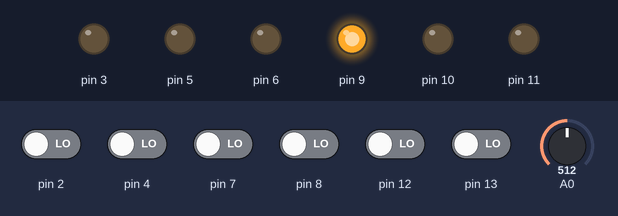
A sketch run on a simulated Arduino Uno, built with avr-gcc and run on an emulated ATmega328P. Parts: output pins drawn as LEDs (lit = HIGH). The test bench sets the inputs (shaded band); at power-on: pin 2, pin 4, pin 7, pin 8, pin 12, pin 13 LOW, A0 = 512. What the sketch prints to the serial monitor is not drawn.

Above: at 1.2 s.
1.3 s: A0 set to 900
2.8 s: A0 set to 0
Timing chart, 0 to 5.8 s (numbered marks = the images above; inputs shaded):
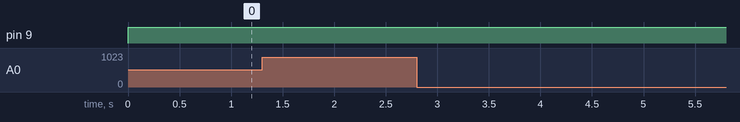

Measured:
- after the input at 1.3 s, every drawn part: stays the same
- after the input at 2.8 s, every drawn part: stays the same

The sketch:

PID_ControllerDevelopment.ino
```cpp
// PID_ControllerDevelopment.ino
// DHBW Mosbach
// Mechatronische Systeme 4
// Dr.-Ing. Vanessa Romero Segovia
// MT17B Gruppe 3 (Sarah Plieninger, Fabian Redaoui, Raphael Kuttruf)

#include "Defines.h" // Check this File before Compiling !
#include "ArduinoIO.h"
#include "Serial_SimulinkInterface.h"
#include "LevelProcess.h"

void setup()
{
  Serial.begin(115200); // start serial connection
}

void loop()
{
  Serial.print(VERSION);
  Serial_SimulinkInterface Interface;
  LevelProcess WaterLevelProcess;
  WaterLevelProcess.SetOperatingFrequency(OPERATING_FREQUENCY);

  // CYCLIC EXECUTION
  while (true)
  {
    WaterLevelProcess.Timer.PrintCycleRuntime_ms();
    Interface.RecieveSerial();
    //Interface.MirrorRecievedSerial();
    Interface.DeserializeControlSample(WaterLevelProcess.Control);

    WaterLevelProcess.Run();

    Interface.SerializeDataSample(WaterLevelProcess.Data);
    Interface.PrintInstanceState();
    Interface.SendSerial();
  }
}

/*
unsigned long runtime = 0;
unsigned long cycletime = 0;
void PrintCycleRuntime()
{
  // Just to see if the wanted operating frequency can be reached
  cycletime = runtime;
  runtime = millis();
  cycletime = runtime - cycletime;
  Serial.print("\n\nCycletime: ");
  Serial.print(cycletime);
  Serial.print(" [ms]\n");
}
*/
```

ADC_10B.cpp
```cpp
#include "ADC_10B.h"

ADC_10B::ADC_10B(const uint8_t pinNr)
{
	PinNr = pinNr;
	AnalogSignal_Bit = 0;
	AnalogSignal_mVolt = 0.0f;
}

ADC_10B::~ADC_10B()
{
}

void ADC_10B::UpdateSignal(const int16_t signal_Bit)
{
	if (AnalogSignal_Bit != signal_Bit)
	{
		AnalogSignal_Bit = signal_Bit;
		AnalogSignal_mVolt = AnalogSignal_Bit * Max_mV / Max_Bit;
	}
}

int16_t ADC_10B::Get_Bit() const
{
	return AnalogSignal_Bit;
}

float ADC_10B::Get_mVolt() const
{
	return AnalogSignal_mVolt;
}

void ADC_10B::PrintInstanceState() const
{
#ifdef STATE_PRINT
#ifdef IN_VISUALSTUDIO
	std::cout << "<>A" << (int)PinNr << ": " << AnalogSignal_Bit << " [B] = " << AnalogSignal_mVolt << " [mV]" << std::endl;
#endif // IN_VISUALSTUDIO
#ifdef IN_ARDUINO_IDE
	Serial.print("<>A");
	Serial.print((int)PinNr);
	Serial.print(": ");
	Serial.print(AnalogSignal_Bit);
	Serial.print(" [B] = ");
	Serial.print(AnalogSignal_mVolt);
	Serial.write(' [mV]\n');
#endif // IN_ARDUINO_IDE
#endif // STATE_PRINT
}
```

ADC_10B.h
```cpp
#pragma once

#include "Defines.h"
#include <stdint.h>

class ADC_10B
{
	// Variables
public:
	const float Max_mV = 5000.0f;  // 5V
	const float Max_Bit = 1023.0f; // 10 Bit Resolution
protected:
	uint8_t PinNr;
	int16_t AnalogSignal_Bit; // Digital Value from ADC
	float AnalogSignal_mVolt; // [0V..5V]

private:
	// Funktions
public:
	ADC_10B(const uint8_t pinNr);
	~ADC_10B();
	void UpdateSignal(const int16_t signal_Bit); // Digital Value [0..1023]
	int16_t Get_Bit() const;
	float Get_mVolt() const;
	void PrintInstanceState() const;

protected:
private:
};
```

ArduinoIO.cpp
```cpp
#include "ArduinoIO.h"

ArduinoIO::ArduinoIO()
{
#ifdef IN_ARDUINO_IDE
	pinMode(A0, INPUT);
	pinMode(A1, INPUT);
	pinMode(A2, INPUT);
	pinMode(A3, INPUT);
	pinMode(A4, INPUT);
	pinMode(A5, INPUT);
#endif // IN_ARDUINO_IDE
}

ArduinoIO::~ArduinoIO()
{
}

void ArduinoIO::MeasureA0()
{
#ifdef IN_ARDUINO_IDE
	ADC_A0.UpdateSignal(analogRead(A0));
#endif // IN_ARDUINO_IDE
#ifdef IN_VISUALSTUDIO
	std::cout << "Set A0 In[0..1023]:" << std::endl;
	float inputValue = (float)NumericConsoleInput();
	Saturator::MaxMin(inputValue, 0.0f, 1023.0f);
	ADC_A0.UpdateSignal((uint16_t)inputValue);
#endif // IN_VISUALSTUDIO
}

void ArduinoIO::MeasureA1()
{
#ifdef IN_ARDUINO_IDE
	ADC_A1.UpdateSignal(analogRead(A1));
#endif // IN_ARDUINO_IDE
#ifdef IN_VISUALSTUDIO
	std::cout << "Set A1 In[0..1023]:" << std::endl;
	float inputValue = (float)NumericConsoleInput();
	Saturator::MaxMin(inputValue, 0.0f, 1023.0f);
	ADC_A0.UpdateSignal((uint16_t)inputValue);
#endif // IN_VISUALSTUDIO
}

void ArduinoIO::MeasureA2()
{
#ifdef IN_ARDUINO_IDE
	ADC_A2.UpdateSignal(analogRead(A2));
#endif // IN_ARDUINO_IDE
#ifdef IN_VISUALSTUDIO
	std::cout << "Set A2 In[0..1023]:" << std::endl;
	float inputValue = (float)NumericConsoleInput();
	Saturator::MaxMin(inputValue, 0.0f, 1023.0f);
	ADC_A0.UpdateSignal((uint16_t)inputValue);
#endif // IN_VISUALSTUDIO
}

void ArduinoIO::MeasureA3()
{
#ifdef IN_ARDUINO_IDE
	ADC_A3.UpdateSignal(analogRead(A3));
#endif // IN_ARDUINO_IDE
#ifdef IN_VISUALSTUDIO
	std::cout << "Set A3 In[0..1023]:" << std::endl;
	float inputValue = (float)NumericConsoleInput();
	Saturator::MaxMin(inputValue, 0.0f, 1023.0f);
	ADC_A0.UpdateSignal((uint16_t)inputValue);
#endif // IN_VISUALSTUDIO
}

void ArduinoIO::MeasureA4()
{
#ifdef IN_ARDUINO_IDE
	ADC_A4.UpdateSignal(analogRead(A4));
#endif // IN_ARDUINO_IDE
#ifdef IN_VISUALSTUDIO
	std::cout << "Set A4 In[0..1023]:" << std::endl;
	float inputValue = (float)NumericConsoleInput();
	Saturator::MaxMin(inputValue, 0.0f, 1023.0f);
	ADC_A0.UpdateSignal((uint16_t)inputValue);
#endif // IN_VISUALSTUDIO
}

void ArduinoIO::MeasureA5()
{
#ifdef IN_ARDUINO_IDE
	ADC_A5.UpdateSignal(analogRead(A5));
#endif // IN_ARDUINO_IDE
#ifdef IN_VISUALSTUDIO
	std::cout << "Set A5 In[0..1023]:" << std::endl;
	float inputValue = (float)NumericConsoleInput();
	Saturator::MaxMin(inputValue, 0.0f, 1023.0f);
	ADC_A0.UpdateSignal((uint16_t)inputValue);
#endif // IN_VISUALSTUDIO
}

void ArduinoIO::MeasureAllAnalog()
{
	MeasureA0();
	MeasureA1();
	MeasureA2();
	MeasureA3();
	MeasureA4();
	MeasureA5();
}

void ArduinoIO::PrintInstanceState()
{
#ifdef STATE_PRINT_IO
#ifdef IN_VISUALSTUDIO
	std::cout << "<>ArduinoIO: " << std::endl;
#endif // IN_VISUALSTUDIO
#ifdef IN_ARDUINO_IDE
	Serial.print("<>ArduinoIO: ");
	Serial.write('\n');
#endif // IN_ARDUINO_IDE
	ADC_A0.PrintInstanceState();
	ADC_A1.PrintInstanceState();
	ADC_A2.PrintInstanceState();
	ADC_A3.PrintInstanceState();
	ADC_A4.PrintInstanceState();
	ADC_A5.PrintInstanceState();
	P1.PrintInstanceState();
	P2.PrintInstanceState();
	P3.PrintInstanceState();
	P4.PrintInstanceState();
	P5.PrintInstanceState();
	P6.PrintInstanceState();
	P7.PrintInstanceState();
	P8.PrintInstanceState();
	P9.PrintInstanceState();
	P10.PrintInstanceState();
	P11.PrintInstanceState();
	P12.PrintInstanceState();
	P13.PrintInstanceState();
#endif // STATE_PRINT_IO
}
```

ArduinoIO.h
```cpp
#pragma once

#include "Defines.h"
#include "ADC_10B.h"
#include "DigitalPin.h"
#include "DigitalPinPWM.h"
#include "Saturator.h"

class ArduinoIO
{
	// Variables
public:
	ADC_10B ADC_A0 = ADC_10B(0);
	ADC_10B ADC_A1 = ADC_10B(1);
	ADC_10B ADC_A2 = ADC_10B(2);
	ADC_10B ADC_A3 = ADC_10B(3);
	ADC_10B ADC_A4 = ADC_10B(4);
	ADC_10B ADC_A5 = ADC_10B(5);
	DigitalPin P1 = DigitalPin(1);
	DigitalPin P2 = DigitalPin(2);
	DigitalPinPWM P3 = DigitalPinPWM(3);
	DigitalPin P4 = DigitalPin(4);
	DigitalPinPWM P5 = DigitalPinPWM(5);
	DigitalPinPWM P6 = DigitalPinPWM(6);
	DigitalPin P7 = DigitalPin(7);
	DigitalPin P8 = DigitalPin(8);
	DigitalPin P9 = DigitalPin(9);
	DigitalPinPWM P10 = DigitalPinPWM(10);
	DigitalPinPWM P11 = DigitalPinPWM(11);
	DigitalPin P12 = DigitalPin(12);
	DigitalPin P13 = DigitalPin(13);

protected:
private:
	// Funktions
public:
	ArduinoIO();
	~ArduinoIO();
	void MeasureA0();
	void MeasureA1();
	void MeasureA2();
	void MeasureA3();
	void MeasureA4();
	void MeasureA5();
	void MeasureAllAnalog();
	void PrintInstanceState();

protected:
private:
};
```

ArduinoTimer.cpp
```cpp
#include "ArduinoTimer.h"

ArduinoTimer::ArduinoTimer(uint8_t id)
{
	ID = id;
	ActualTime = 0;
	WantedCycleTime = (unsigned long)1E6; // 1 Second as default -> 1 Hz
	ActualCycleTime = 0;
#ifdef IN_VISUALSTUDIO
	std::cout << "ArduinoTimer[" << (int)ID << "] created." << std::endl;
#endif // IN_VISUALSTUDIO
#ifdef IN_ARDUINO_IDE
	Serial.print("ArduinoTimer[");
	Serial.print((int)ID);
	Serial.print("] created.\n");
#endif // IN_ARDUINO_IDE
	ReadRuntime();
	CycleStartedTime = ActualTime;
	PrintInstanceState();
#ifdef UNIT_TEST
	UnitTest();
#endif // UNIT_TEST
}

ArduinoTimer::~ArduinoTimer()
{
	PrintInstanceState();
}

void ArduinoTimer::ReadRuntime()
{
#ifdef IN_ARDUINO_IDE
	ActualTime = micros();
#endif // IN_ARDUINO_IDE
#ifdef IN_VISUALSTUDIO
	std::cout << "Set ArduinoTimer[" << (int)ID << "] Runtime in [us]:" << std::endl;
#ifndef FORCE_CYCLETIME
	ActualTime = (unsigned long)UnsignedNumericConsoleInput();
#endif // !NO_TIMER
#endif // IN_VISUALSTUDIO
}

void ArduinoTimer::SetCycleFrequency(uint16_t frequency)
{
	WantedCycleTime = (unsigned long)(1.0E6 / frequency);
}

void ArduinoTimer::ForceCycleTime()
{
#ifdef IN_VISUALSTUDIO
	std::cout << "ArduinoTimer[" << (int)ID << "] is forcing Cycle Time:" << std::endl;
#endif // IN_VISUALSTUDIO
#ifdef IN_ARDUINO_IDE
	Serial.print("T[");
	Serial.print((int)ID);
	Serial.print("] FCT\n");
#endif // IN_ARDUINO_IDE
	ReadRuntime();
	while (!GetTrigger())
	{
		// Wait here und update Runtime
		ReadRuntime();
		PrintInstanceState();
	}
}

uint8_t ArduinoTimer::GetTrigger()
{
	ActualCycleTime = ActualTime - CycleStartedTime;
	if (ActualTime < CycleStartedTime) // ActualTime Overflow detected
	{
		ActualCycleTime = ULONG_MAX - CycleStartedTime + ActualTime;
	}
	if (ActualCycleTime >= WantedCycleTime)
	{
		CycleStartedTime = ActualTime;
		return 1;
	}
	return 0;
}

unsigned long ArduinoTimer::GetActualTime()
{
	ReadRuntime();
	return ActualTime;
}

void ArduinoTimer::PrintCycleRuntime_ms()
{
	// Just to see if the wanted operating frequency can be reached
#ifdef IN_ARDUINO_IDE
	Serial.print("\nCT: ");
	Serial.print(ActualCycleTime / 1000);
	Serial.print(" [ms]\n");
#endif // IN_ARDUINO_IDE
#ifdef IN_VISUALSTUDIO
	std::cout << "<>ArduinoTimer[" << (int)ID << "]: ActualCycleTime: " << ActualCycleTime / 1000 << " [ms]" << std::endl;
#endif // IN_VISUALSTUDIO
}

void ArduinoTimer::PrintInstanceState() const
{
#ifdef STATE_PRINT_TIMER
#ifdef IN_VISUALSTUDIO
	std::cout << "<>ArduinoTimer[" << (int)ID << "]:" << std::endl;
	std::cout << "WantedCycleTime: " << WantedCycleTime << " ActualCycleTime: " << ActualCycleTime
			  << "  ActualTime: " << ActualTime << " CycleStartedTime: " << CycleStartedTime << std::endl;
#endif // IN_VISUALSTUDIO
#ifdef IN_ARDUINO_IDE
	// Keep this short because it takes a lot of time
	Serial.print("<>AT[");
	Serial.print((int)ID);
	Serial.print("]:\nWCT: ");
	Serial.print(WantedCycleTime);
	Serial.print(" ACT: ");
	Serial.print(ActualCycleTime);
	Serial.print("\nAT: ");
	Serial.print(ActualTime);
	Serial.print(" CST: ");
	Serial.print(CycleStartedTime);
	Serial.write('\n');
#endif // IN_ARDUINO_IDE
#endif // STATE_PRINT_TIMER
}

#ifdef IN_VISUALSTUDIO
void ArduinoTimer::UnitTest()
{
	std::cout << "ArduinoTimer Unit Test:" << std::endl;
	std::cout << "TODO" << std::endl;
	// Done with debugger
	//SetCycleFrequency(30000);
	//PrintInstanceState();
	//ForceCycleTime();
	// Normal

	// Overflow
	std::cout << std::endl
			  << "ArduinoTimer Unit Test End" << std::endl
			  << std::endl;
}
#endif // IN_VISUALSTUDIO
```

ArduinoTimer.h
```cpp
#pragma once

#include "Defines.h"
#include <limits.h>
#include "Saturator.h"

class ArduinoTimer
{
	// Variables
public:
protected:
	uint8_t ID;						// Identification Number
	unsigned long ActualTime;		// [us], overflow after ~70 min
	unsigned long CycleStartedTime; // [us], last Measurment with ReadRuntime()
	unsigned long WantedCycleTime;	// [us], Time between trigger Flags
	unsigned long ActualCycleTime;	// [us]

private:
	// Funktions
public:
	ArduinoTimer(uint8_t id);
	~ArduinoTimer();
	unsigned long GetActualTime();
	void SetCycleFrequency(uint16_t frequency);

	// Call in a cyclic execution to set exact execution frequency
	// (compensates for program execution time as long as the wanted cycle time is smaller than the needed program execution time)
	void ForceCycleTime();
	uint8_t GetTrigger(); // Returns 1 if more time is passed than a cycle should take
	void PrintCycleRuntime_ms();
	void PrintInstanceState() const;

protected:
	void ReadRuntime();
#ifdef IN_VISUALSTUDIO
	void UnitTest();
#endif // IN_VISUALSTUDIO
private:
};
```

ControlSample.cpp
```cpp
#include "ControlSample.h"

ControlSample::ControlSample()
{
	SampleNr = 0;
	Setpoint_mm = 0;
	FOTD_K = 0;
	FOTD_T = 0;
	FOTD_L = 0;
	SelectTuningMethod = 0;
	Lambda_Tcl_Mode = 0;
	FilterAlpha = 0;
	PID_Beta = 0;
	PID_Gamma = 0;
	AntiWindupEnable = 0;
	ActuatorOverwriteEnable = 0;
	ActuatorSpeedOverwrite_mV = 0;

	NewDataFlag = 0;
}

ControlSample::~ControlSample()
{
}

void ControlSample::PrintInstanceState() const
{
#ifdef STATE_PRINT_CONTROLSAMPLE
#ifdef IN_VISUALSTUDIO
	std::cout << "<>ControlSample:" << std::endl;
	std::cout << "SampleNr: " << SampleNr << std::endl;
	std::cout << "Setpoint_mm: " << Setpoint_mm << std::endl;
	std::cout << "FOTD_K: " << FOTD_K << " FOTD_T: " << FOTD_T << " FOTD_T: " << FOTD_T << std::endl;
	std::cout << "SelectTuningMethod: " << (int)SelectTuningMethod << " Lambda_Tcl_Mode: " << (int)Lambda_Tcl_Mode << std::endl;
	std::cout << "FilterAlpha: " << (int)FilterAlpha << std::endl;
	std::cout << "PID_Beta: " << (int)PID_Beta << " PID_Gamma: " << (int)PID_Gamma << " AntiWindupEnable: " << (int)AntiWindupEnable << std::endl;
	std::cout << "ActuatorOverwriteEnable: " << (int)ActuatorOverwriteEnable << " ActuatorOverwriteEnable: " << ActuatorSpeedOverwrite_mV << std::endl;
	std::cout << "NewDataFlag: " << (int)NewDataFlag << std::endl;
#endif // IN_VISUALSTUDIO
#ifdef IN_ARDUINO_IDE
	Serial.print("<>ControlSample:\n");
	Serial.print("SampleNr: ");
	Serial.print(SampleNr);
	Serial.print("\nSetpoint_mm: ");
	Serial.print(Setpoint_mm);
	Serial.print("\nFOTD_K: ");
	Serial.print(FOTD_K);
	Serial.print(" FOTD_T: ");
	Serial.print(FOTD_T);
	Serial.print(" FOTD_T: ");
	Serial.print(FOTD_T);
	Serial.print("\nSelectTuningMethod: ");
	Serial.print((int)SelectTuningMethod);
	Serial.print(" Lambda_Tcl_Mode: ");
	Serial.print((int)Lambda_Tcl_Mode);
	Serial.print("\nFilterAlpha: ");
	Serial.print((int)FilterAlpha);
	Serial.print("\nPID_Beta: ");
	Serial.print((int)PID_Beta);
	Serial.print(" PID_Gamma: ");
	Serial.print((int)PID_Gamma);
	Serial.print(" AntiWindupEnable: ");
	Serial.print((int)AntiWindupEnable);
	Serial.print("\nActuatorOverwriteEnable: ");
	Serial.print((int)ActuatorOverwriteEnable);
	Serial.print(" ActuatorOverwriteEnable: ");
	Serial.print(ActuatorSpeedOverwrite_mV);
	Serial.print("\nNewDataFlag: ");
	Serial.print((int)NewDataFlag);
	Serial.write('\n');
#endif // IN_ARDUINO_IDE
#endif // STATE_PRINT_CONTROLSAMPLE
}

void ControlSample::OverwriteWithTestData()
{
	// Values From Documentation
	Setpoint_mm = 60;
	FOTD_K = 147;  // 1.47
	FOTD_T = 5500; // 55
	FOTD_L = 1000; // 10
	SelectTuningMethod = 6;
	Lambda_Tcl_Mode = 0;		 // L
	FilterAlpha = 2;			 // 0.02
	PID_Beta = 255;				 // 1.0
	PID_Gamma = 255;			 // 1.0
	AntiWindupEnable = 1;		 // 0=Off
	ActuatorOverwriteEnable = 0; // 0=Off
	ActuatorSpeedOverwrite_mV = 1000;

	NewDataFlag = 0;
}
```

ControlSample.h
```cpp
#pragma once

#include "Defines.h"
#include <stdint.h>

class ControlSample
{
	// Variables
public:
	uint32_t SampleNr; // Cout recieved Samples
	uint16_t Setpoint_mm;
	uint16_t FOTD_K;					// Static Gain
	uint16_t FOTD_T;					// Apparent Time Delay
	uint16_t FOTD_L;					// Apparent Time Constant
	uint8_t SelectTuningMethod;			// [1=PI AMIGO, 2=PID AMIGO, 3=PI Lambda, 4=PID Lambda, 5=PI SIMC, 6=PID SIMC]
	uint8_t Lambda_Tcl_Mode;			// [1, 2, 3] = > [L, T, 3T]
	uint8_t FilterAlpha;				// [1..5] => [0.01..0.05], 0 => Bypass
	uint8_t PID_Beta;					// [0..255] => [Min,Max]
	uint8_t PID_Gamma;					// [0..255] => [Min,Max]
	uint8_t AntiWindupEnable;			// 0=Off
	uint8_t ActuatorOverwriteEnable;	// 0=Off
	uint16_t ActuatorSpeedOverwrite_mV; // [0..5000mV]

protected:
	uint8_t NewDataFlag;

private:
	// Funktions
public:
	ControlSample();
	~ControlSample();
	void OverwriteWithTestData();
	void PrintInstanceState() const;

protected:
private:
};
```

DataSample.cpp
```cpp
#include "DataSample.h"

DataSample::DataSample()
{
	SampleNr = 0;
	SystemState_mV = 0;
	SystemState_mm = 0;
	SystemStatePostFilter_mV = 0;
	SystemStatePostFilter_mm = 0;
	ControllerSetpoint_mm = 0;
	ConrollerOutput_mV = 0;
	ActuatorOutput_mV = 0;
	ActuatorOutput_Bit = 0;
	OverflowDetected = 0;
	PID_P = 32768;
	PID_I = 32768;
	PID_D = 32768;
}

DataSample::~DataSample()
{
}

void DataSample::OverwriteWithTestData()
{
	SampleNr = 111111;
	SystemState_mV = 22222;
	SystemState_mm = -3333;
	SystemStatePostFilter_mV = 4444;
	SystemStatePostFilter_mm = 5555;
	ControllerSetpoint_mm = 6666;
	ConrollerOutput_mV = 7777;
	ActuatorOutput_mV = 88;
	ActuatorOutput_Bit = 99;
}

void DataSample::PrintInstanceState() const
{
#ifdef STATE_PRINT_DATASAMPLE
#ifdef IN_VISUALSTUDIO
	std::cout << "<>DataSample:" << std::endl;
	std::cout << "SampleNr: " << SampleNr << std::endl;
	std::cout << "SystemState_mV: " << SystemState_mV << " SystemState_mm: " << SystemState_mm << std::endl;
	std::cout << "SystemStatePostFilter_mV: " << SystemStatePostFilter_mV << " SystemStatePostFilter_mm: " << SystemStatePostFilter_mm << std::endl;
	std::cout << "ControllerSetpoint_mm: " << ControllerSetpoint_mm << std::endl;
	std::cout << "ConrollerOutput_mV: " << ConrollerOutput_mV << std::endl;
	std::cout << "ActuatorOutput_mV: " << ActuatorOutput_mV << " ActuatorOutput_Bit: " << (int)ActuatorOutput_Bit << std::endl;
#endif // IN_VISUALSTUDIO
#ifdef IN_ARDUINO_IDE
	Serial.print("<>DataSample:\n");
	Serial.print("SampleNr: ");
	Serial.print(SampleNr);
	Serial.print("\nSystemState_mV: ");
	Serial.print(SystemState_mV);
	Serial.print(" SystemState_mm: ");
	Serial.print(SystemState_mm);
	Serial.print("\nSystemStatePostFilter_mV: ");
	Serial.print(SystemStatePostFilter_mV);
	Serial.print(" SystemStatePostFilter_mm: ");
	Serial.print(SystemStatePostFilter_mm);
	Serial.print("\nControllerSetpoint_mm: ");
	Serial.print(ControllerSetpoint_mm);
	Serial.print("\nConrollerOutput_mV: ");
	Serial.print(ConrollerOutput_mV);
	Serial.print("\nActuatorOutput_mV: ");
	Serial.print(ActuatorOutput_mV);
	Serial.print(" ActuatorOutput_Bit: ");
	Serial.print((int)ActuatorOutput_Bit);
	Serial.write('\n');
#endif // IN_ARDUINO_IDE
#endif // STATE_PRINT_DATASAMPLE
}
```

DataSample.h
```cpp
#pragma once

#include "Defines.h"
#include <stdint.h>

class DataSample
{
	// Variables
public:
	uint32_t SampleNr;
	uint16_t SystemState_mV;
	uint16_t SystemState_mm;
	uint16_t SystemStatePostFilter_mV;
	uint16_t SystemStatePostFilter_mm;
	uint16_t ControllerSetpoint_mm;
	uint16_t ConrollerOutput_mV;
	uint16_t ActuatorOutput_mV;
	uint8_t ActuatorOutput_Bit;
	uint8_t OverflowDetected;
	uint16_t PID_P; // + 32768 offset
	uint16_t PID_I; // + 32768 offset
	uint16_t PID_D; // + 32768 offset

protected:
private:
	// Funktions
public:
	DataSample();
	~DataSample();
	void OverwriteWithTestData();
	void PrintInstanceState() const;

protected:
private:
};
```

Source omitted: Defines.h (3456 bytes), DigitalPin.cpp (1336 bytes), DigitalPin.h (349 bytes), DigitalPinPWM.cpp (862 bytes), DigitalPinPWM.h (509 bytes), LevelProcess.cpp (4069 bytes), LevelProcess.h (979 bytes), PID_Controller.cpp (6306 bytes), PID_Controller.h (1765 bytes), D_ControllerDevelopment.cpp (2115 bytes), ProcessModel_FOTD.cpp (6441 bytes), ProcessModel_FOTD.h (2348 bytes) and 6 more
